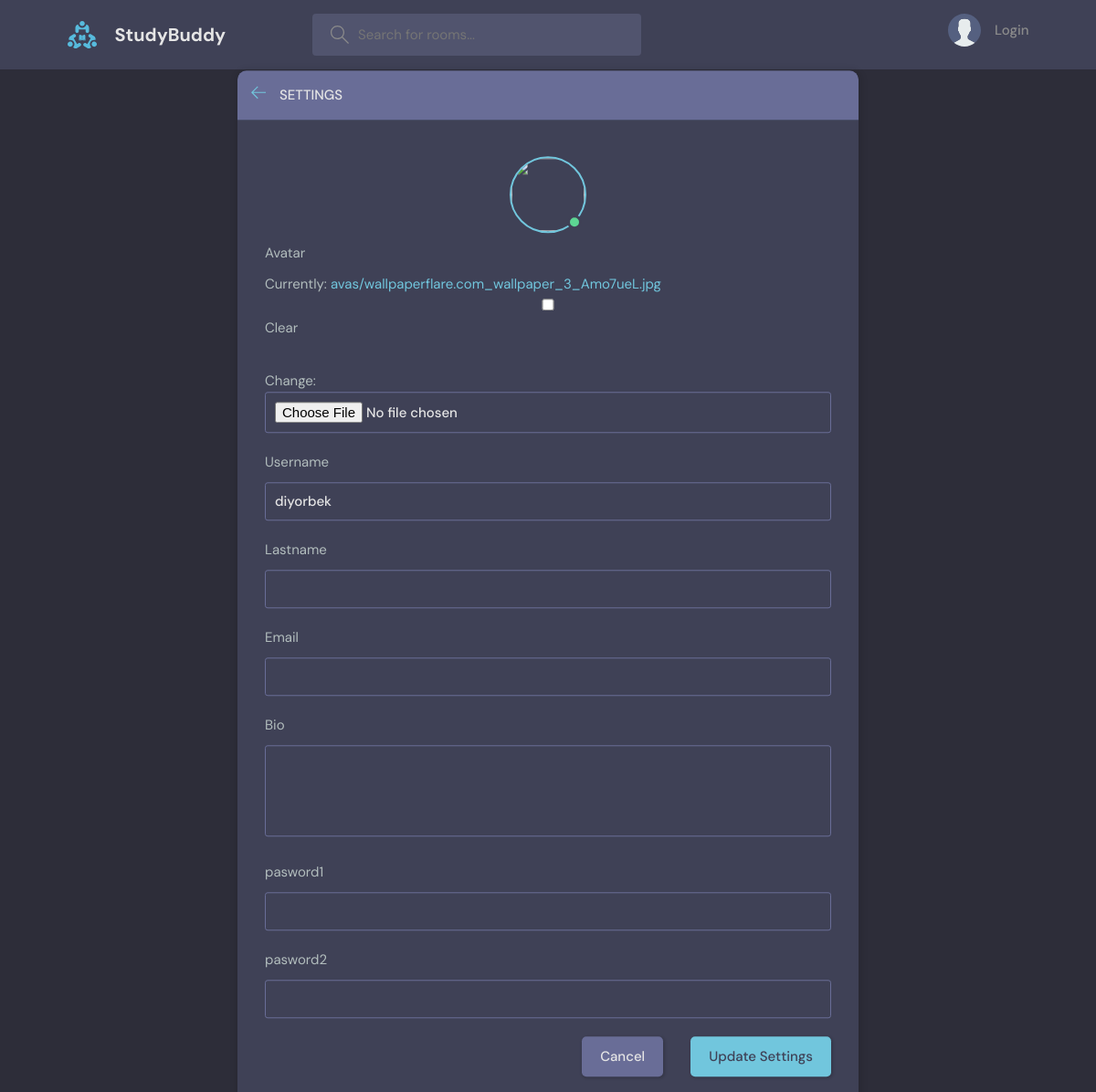
The page /settings/1 on the database as committed earlier.
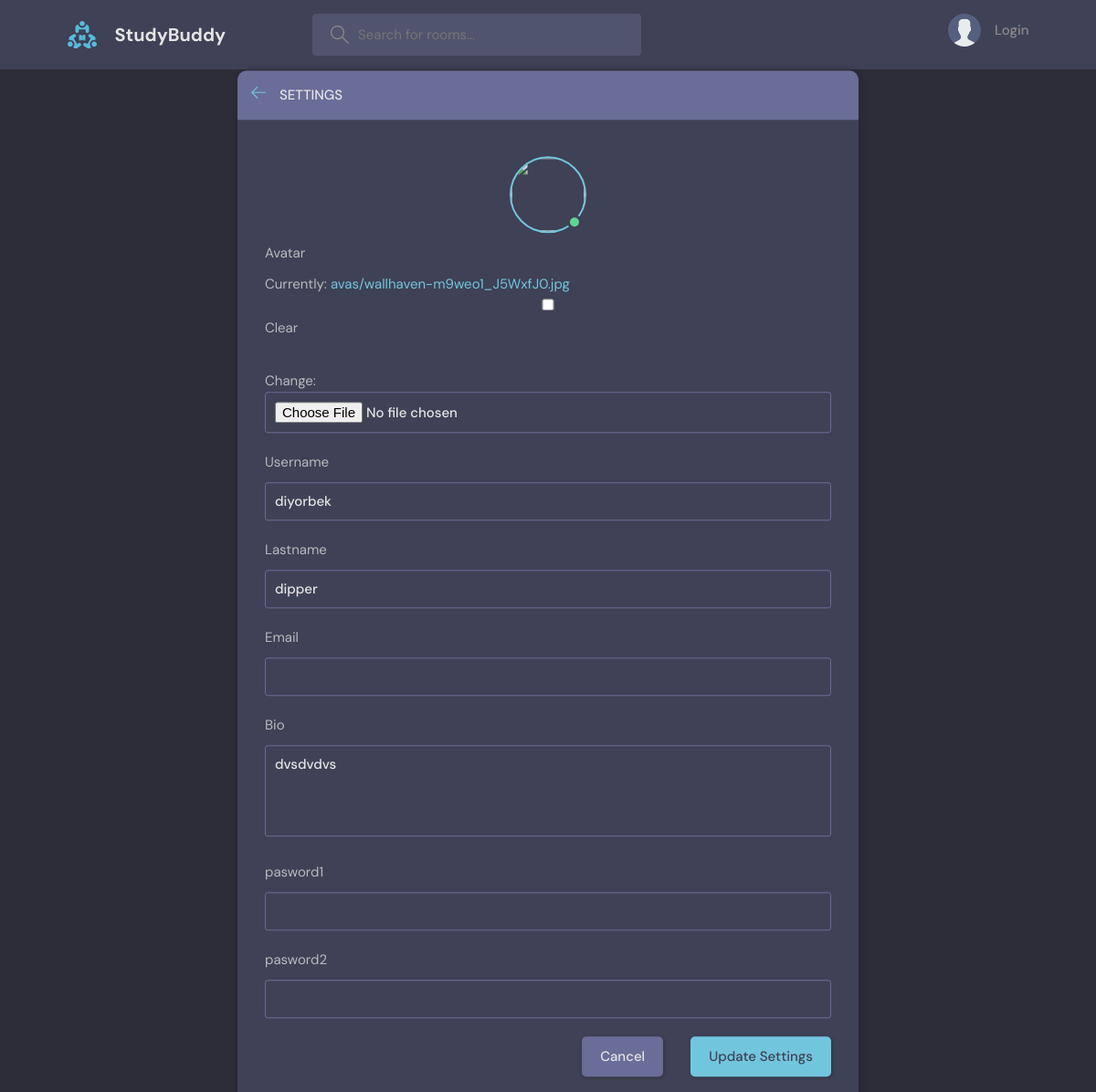
The same page on the database as committed later.
### baseapp/models.py (models this page shows, shortened)
class User(AbstractUser):
    avatar = models.ImageField(upload_to='avas/', blank=True, null=True)
    bio = models.TextField('Bio', blank=True, null=True)

### baseapp/views.py (the view)
# urls.py: path('settings/<int:pk>',settings , name='settings'),
def settings(request, pk):
    user = User.objects.get(id=pk)
    form = UpdateUserForm(instance=user)
    if request.method == 'POST':
        form = CustumeUserForm(request.POST, request.FILES, instance=user)
        if form.is_valid():
            form.save()
            return redirect('profile', user.pk)
    contex = {'user': user, 'form': form}
    return render(request, 'theme/settings.html', contex)

### baseapp/form.py
class UpdateUserForm(UserCreationForm):
    class Meta:
        model = User
        fields = [
            'username',
            'last_name',
            'avatar',
            'bio',
            'email',
            'password1',
            'password2'
        ]

### templates/theme/settings.html (shortened to what this page needs)
{% extends 'theme/base.html' %}
{% load static %}
{% block content %}
    <main class="create-room layout">
        <div class="container">
            <div class="layout__box">
                <div class="layout__boxHeader">
                    <div class="layout__boxTitle">
                        <a href="{% url 'home' %}">
                            <svg
                                    version="1.1"
                                    xmlns="http://www.w3.org/2000/svg"
                                    width="32"
                                    height="32"
                                    viewBox="0 0 32 32"
                            >
                                <title>arrow-left</title>
                                <path
                                        d="M13.723 2.286l-13.723 13.714 13.719 13.714 1.616-1.611-10.96-10.96h27.625v-2.286h-27.625l10.965-10.965-1.616-1.607z"
                                ></path>
                            </svg>
                        </a>
                        <h3>Settings</h3>
                    </div>
                </div>
                <div class="settings layout__body">
                    <div class="settings__avatar">
                        <div class="avatar avatar--large active">
                            <img src="{{ request.user.avatar.url }}"/>
                        </div>
                    </div>
                    <form class="form" action="#" method="post" enctype="multipart/form-data">
                        <div class="form__group">
                            <label for="profile_pic">Avatar</label>
                            {{ form.avatar }}
                        </div>
                        <div class="form__group">
                            <label for="username">Username</label>
                            {{ form.username }}
                        </div>
                        <div class="form__group">
                            <label for="username">Lastname</label>
                            {{ form.last_name }}
                        </div>
                        <div class="form__group">
                            <label for="email">Email</label>
                            {{ form.email }}
                        </div>
                        <div class="form__group">
                            <label for="user_bio">Bio</label>
                            {{ form.bio }}
                        </div>
                        <div class="form__group">
                            <label for="user_bio">pasword1</label>
                            {{ form.password1 }}
                        </div>
                        <div class="form__group">
                            <label for="user_bio">pasword2</label>
                            {{ form.password2 }}
                        </div>
                        <div class="form__action">
                            <a class="btn btn--dark" href="{% url 'home' %}">Cancel</a>
                            <button class="btn btn--main" type="submit">Update Settings</button>
                        </div>
                    </form>
                </div>
            </div>
        </div>
    </main>
{% endblock content %}

Rows that differ between the two databases and show on the page:
changed User "diyorbek": last_name (not shown) → "dipper"; bio (not shown) → "dvsdvdvs"
Other text that changed with them:
text no longer shown: "Currently: avas/wallpaperflare.com_wallpaper_3_Amo7ueL.jpg Clear Change:"
text now shown: "Currently: avas/wallhaven-m9weo1_J5WxfJ0.jpg Clear Change:"
